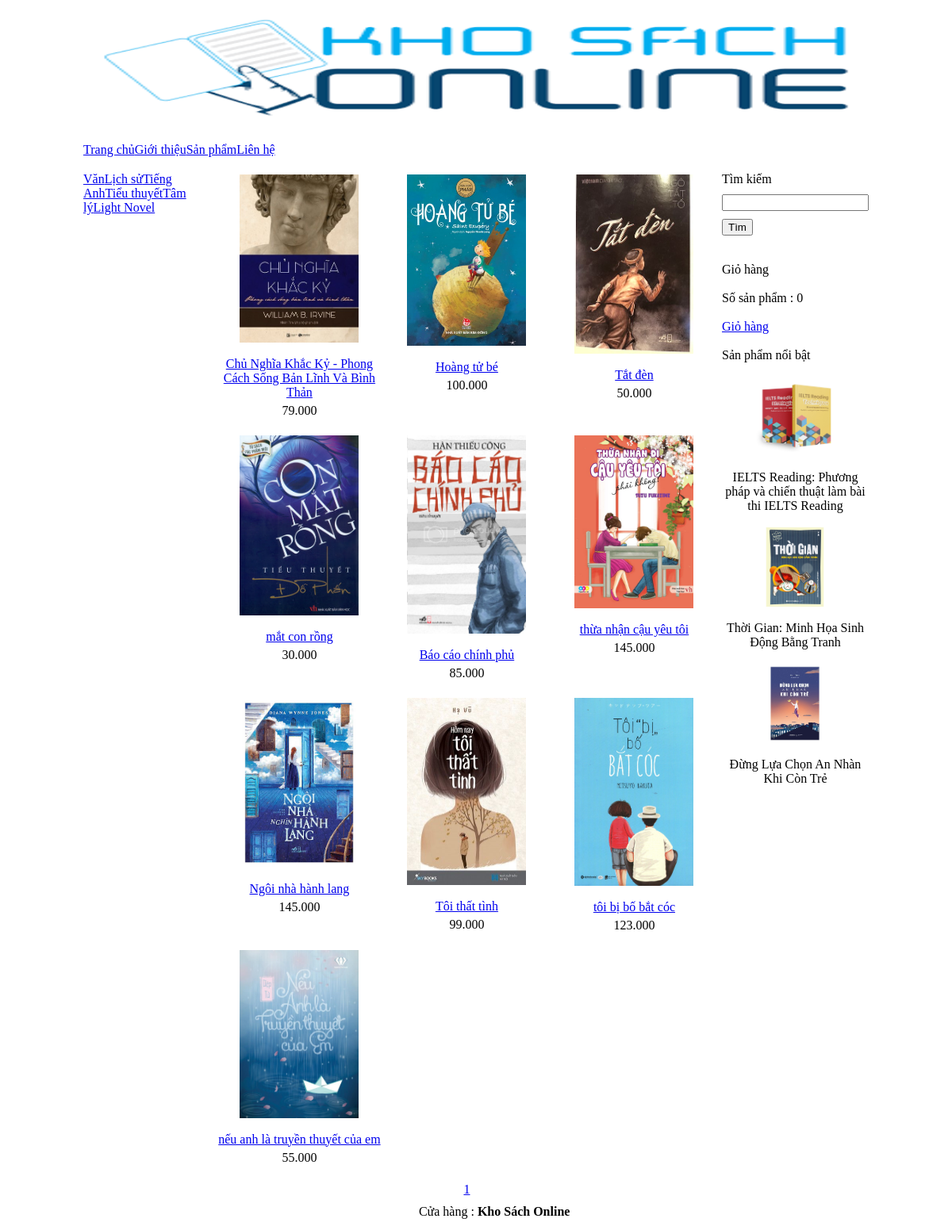
Screenshot of /?thamso=xuat_san_pham&id=1 with the database file from the repository.
### tables this page shows
CREATE TABLE `banner` (
  `id` int(11) NOT NULL,
  `hinh` varchar(256) NOT NULL,
  `rong` varchar(256) NOT NULL,
  `cao` varchar(256) NOT NULL
);

CREATE TABLE `menu_ngang` (
  `id` int(11) NOT NULL,
  `ten` varchar(256) NOT NULL,
  `noi_dung` mediumtext NOT NULL,
  `loai_menu` varchar(256) NOT NULL
);

CREATE TABLE `menu_doc` (
  `id` int(11) NOT NULL,
  `ten` varchar(256) NOT NULL
);

CREATE TABLE `san_pham` (
  `id` int(11) NOT NULL,
  `ten` varchar(256) NOT NULL,
  `gia` int(255) NOT NULL,
  `hinh_anh` varchar(256) NOT NULL,
  `noi_dung` mediumtext NOT NULL,
  `thuoc_the_loai` int(255) NOT NULL,
  `noi_bat` varchar(256) NOT NULL,
  `trang_chu` varchar(256) NOT NULL,
  `sap_xep_trang_chu` int(255) NOT NULL
);

CREATE TABLE `footer` (
  `id` int(11) NOT NULL,
  `html` mediumtext NOT NULL
);

### chuc_nang/san_pham/xuat.php (the view)
<?php
	$id=$_GET['id'];
	$so_du_lieu=15;
	$tv="select count(*) from san_pham where thuoc_the_loai='$id';";
	$tv_1=mysqli_query($conn,$tv);
	$tv_2=mysqli_fetch_array($tv_1);
	$so_trang=ceil($tv_2[0]/$so_du_lieu);
	if(!isset($_GET['trang'])){$vtbd=0;}else{$vtbd=($_GET['trang']-1)*$so_du_lieu;}
	$tv="select id,ten,gia,hinh_anh,thuoc_the_loai from san_pham where thuoc_the_loai='$id' order by id desc limit $vtbd,$so_du_lieu";
	$tv_1=mysqli_query($conn,$tv);
	echo "<table>";
	while($tv_2=mysqli_fetch_array($tv_1))
	{
		echo "<tr>";
			for($i=1;$i<=3;$i++)
			{
				echo "<td align='center' width='215px' valign='top' >";
					if($tv_2!=false)
					{
						$link_anh="hinh_anh/san_pham/".$tv_2['hinh_anh'];
						$link_chi_tiet="?thamso=chi_tiet_san_pham&id=".$tv_2['id'];
						$gia=$tv_2['gia'];
						$gia=number_format($gia,0,",",".");
						echo "<a href='$link_chi_tiet' >";
							echo "<img src='$link_anh' width='150px' >";
						echo "</a>";
						echo "<br>";
						echo "<br>";
						echo "<a href='$link_chi_tiet' >";
							echo $tv_2['ten'];
						echo "</a>";
						echo "<div style='margin-top:5px' >";
						echo $gia;
						echo "</div>";
						echo "<br>";
					}
					else
					{
						echo "&nbsp;";
					}
				echo "</td>";
				if($i!=3)
				{
					$tv_2=mysqli_fetch_array($tv_1);
				}
			}
		echo "</tr>";
	}
	echo "<tr>";
		echo "<td colspan='3' align='center' >";
			echo "<div class='phan_trang' >";
				for($i=1;$i<=$so_trang;$i++)
				{
					$link="?thamso=xuat_san_pham&id=".$_GET['id']."&trang=".$i;
					echo "<a href='$link' >";
						echo $i;echo " ";
					echo "</a>";
				}
			echo "</div>";
		echo "</td>";
	echo "</tr>";
	echo "</table>";
?>

### chuc_nang/banner/banner.php
<?php
 $conn = mysqli_connect("localhost","root","","ban_hang");
	$tv="select * from banner limit 0,1";
	$tv_1=mysqli_query($conn,$tv);
	$tv_2=mysqli_fetch_assoc($tv_1);
	$link_hinh="hinh_anh/banner/".$tv_2['hinh'];
	echo "<img src='".$link_hinh."' width='".$tv_2['rong']."' height='".$tv_2['cao']."' >";
?>

### chuc_nang/menu_ngang/menu_ngang.php
<?php
	$tv="select id,ten,loai_menu from menu_ngang order by id";
	$tv_1=mysqli_query($conn,$tv);
	echo "<div class='menu_ngang' >";
	echo "<a href='index.php'>Trang chủ</a>";
	while($tv_2=mysqli_fetch_assoc($tv_1))
	{
		if($tv_2['loai_menu']==""){$link_menu="?thamso=xuat_mot_tin&id=".$tv_2['id'];}
		if($tv_2['loai_menu']=="san_pham"){$link_menu="?thamso=xuat_san_pham_2";}
		echo "<a href='$link_menu'>";
			echo $tv_2['ten'];
		echo "</a>";
	}
	echo "</div>";
?>

### chuc_nang/menu_doc/menu_doc.php
<?php
	$tv="select * from menu_doc order by id";
	$tv_1=mysqli_query($conn,$tv);
	echo "<div class='menu_doc' >";
	while($tv_2=mysqli_fetch_assoc($tv_1))
	{
		$link="?thamso=xuat_san_pham&id=".$tv_2['id'];
		echo "<a href='$link'>";
			echo $tv_2['ten'];
		echo "</a>";
	}
	echo "</div>";
?>

### chuc_nang/san_pham/noi_bat.php
<br><br>
Sản phẩm nổi bật <br><br>
<center>
	<?php
		$tv="select id,ten,hinh_anh from san_pham where noi_bat='co' order by id desc limit 0,3";
		$tv_1=mysqli_query($conn,$tv);
		while($tv_2=mysqli_fetch_array($tv_1))
		{
			$link_anh="hinh_anh/san_pham/".$tv_2['hinh_anh'];
			$link_chi_tiet="?thamso=chi_tiet_san_pham&id=".$tv_2['id'];
			echo "<a href='$link_chi_tiet' >";
				echo "<img src='$link_anh' width='100px' >";
			echo "</a>";
			echo "<br><br>";
			echo $tv_2['ten'];
			echo "<br>";
			echo "<br>";
		}
	?>
</center>

### chuc_nang/footer/footer.php
<?php
	$tv="select * from footer limit 0,1";
	$tv_1=mysqli_query($conn,$tv);
	$tv_2=mysqli_fetch_array($tv_1);
	echo $tv_2['html'];
?>

### rows the page displays
banner: hinh (picture)
menu_ngang: ten "Giới thiệu"
menu_ngang: ten "Sản phẩm"
menu_ngang: ten "Liên hệ"
menu_doc: ten "Văn"
menu_doc: ten "Lịch sử"
menu_doc: ten "Tiếng Anh"
menu_doc: ten "Tiểu thuyết"
menu_doc: ten "Tâm lý"
menu_doc: ten "Light Novel"
san_pham: hinh_anh (picture), ten "Chủ Nghĩa Khắc Kỷ - Phong Cách Sống Bản Lĩnh Và Bình Thản", gia "79.000"
san_pham: hinh_anh (picture), ten "Hoàng tử bé", gia "100.000"
san_pham: hinh_anh (picture), ten "Tắt đèn", gia "50.000"
san_pham: hinh_anh (picture), ten "mắt con rồng", gia "30.000"
san_pham: hinh_anh (picture), ten "Báo cáo chính phủ", gia "85.000"
san_pham: hinh_anh (picture), ten "thừa nhận cậu yêu tôi", gia "145.000"
san_pham: hinh_anh (picture), ten "Ngôi nhà hành lang", gia "145.000"
san_pham: hinh_anh (picture), ten "Tôi thất tình", gia "99.000"
san_pham: hinh_anh (picture), ten "tôi bị bố bắt cóc", gia "123.000"
san_pham: hinh_anh (picture), ten "nếu anh là truyền thuyết của em", gia "55.000"
san_pham: hinh_anh (picture), ten "IELTS Reading: Phương pháp và chiến thuật làm bài thi IELTS Reading"
san_pham: hinh_anh (picture), ten "Thời Gian: Minh Họa Sinh Động Bằng Tranh"
san_pham: hinh_anh (picture), ten "Đừng Lựa Chọn An Nhàn Khi Còn Trẻ"
footer: html "Cửa hàng : Kho Sách Online"

### other values shown
$so_luong "0"
